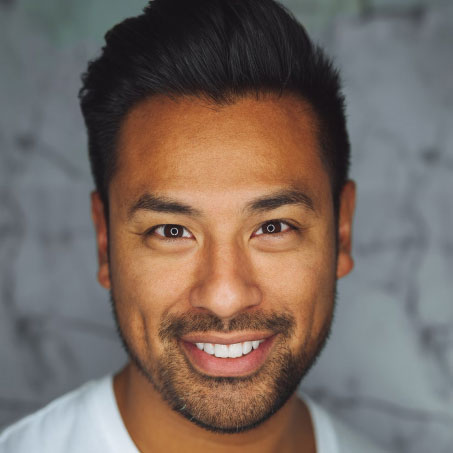
#> input picture Practice/opencv_lab/test.jpg, 453 x 453 px, found by its file name
$ python histogram.py
#> lines starting #> are read from the running program, lines starting #| are printed output that depends on the picture
import cv2
import numpy as np
import matplotlib.pyplot as plt

# Read the image
I = cv2.imread('/home/mrzd/Desktop/Study/CSTE42/Digital Image Processing/lab/Practice/opencv_lab/test.jpg')
#> I is the input picture: shape (453, 453, 3); mean B, G, R 97.6, 105.6, 120.1

# Convert the image to grayscale
I_gray = cv2.cvtColor(I, cv2.COLOR_BGR2GRAY)
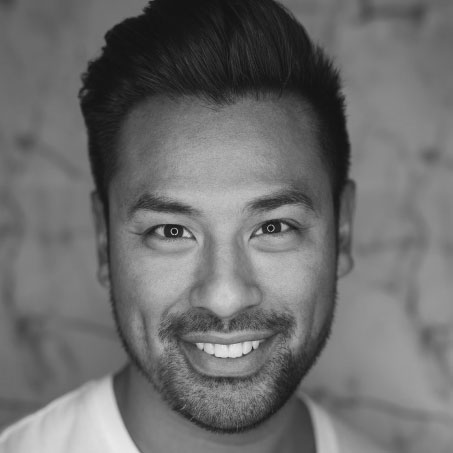
#> I_gray: shape (453, 453); min 16, max 233, mean 109

# Get the histogram using numpy
histogram, bins = np.histogram(I_gray.flatten(), bins=256, range=[0, 256])
#> histogram = 256 values, max 3503 at index 106, min 0 at index 0, mean 801.6; bins = 257 values from 0 to 256

# Plot the histogram
plt.figure()
plt.bar(bins[:-1], histogram, width=1)
plt.title('Histogram of Grayscale Image')
plt.xlabel('Pixel Intensity')
plt.ylabel('Frequency')
plt.show()
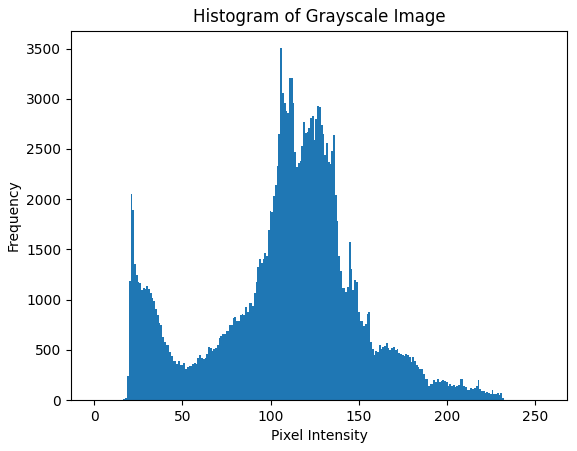
#> figure drawn by matplotlib, 1 panel; tallest bar 3503 high, from x = 105.5 to 106.5
